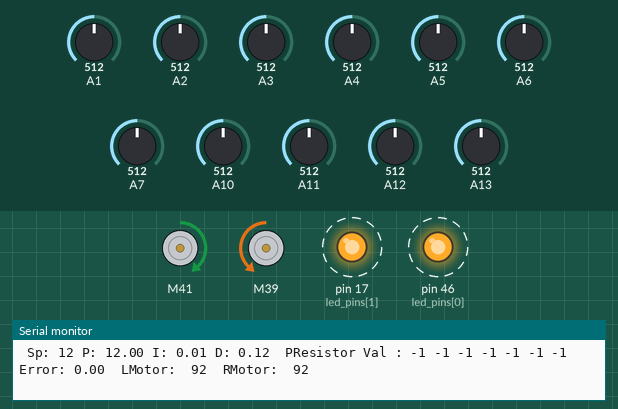
The sketch below on a simulated Arduino Mega 2560, built with avr-gcc and run on an emulated ATmega2560. On the bench: 2 × DC motor (green arrow = forward, orange = backward, longer = faster), output pins drawn as LEDs (lit = HIGH), the last lines printed to the serial monitor. Dashed ring = blinking. The inputs (shaded band) are chosen by the test bench; at power-on: A1 = 512, A12 = 512, A13 = 512, A2 = 512, A3 = 512, A4 = 512, A5 = 512, A6 = 512, A7 = 512, A10 = 512, A11 = 512.

Above: at 10.9 s.
11.0 s: A1 set to 494
At 11.44 s:
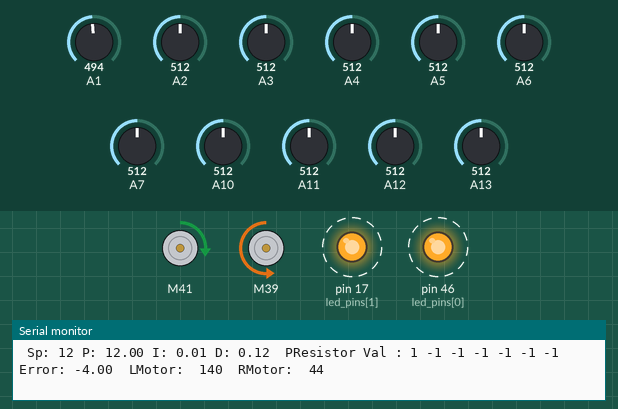
14.0 s: A12 set to 716
At 14.47 s:
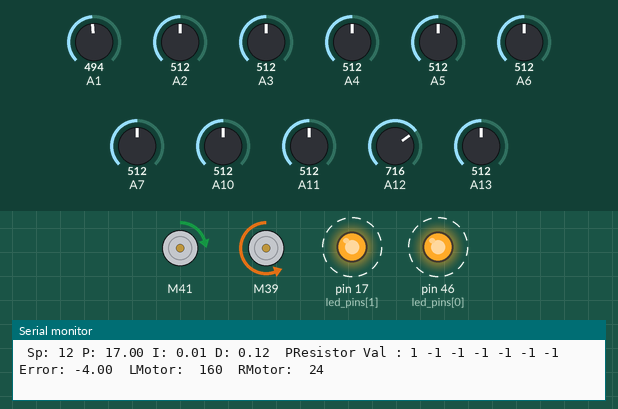
17.0 s: A13 set to 30
At 17.24 s:
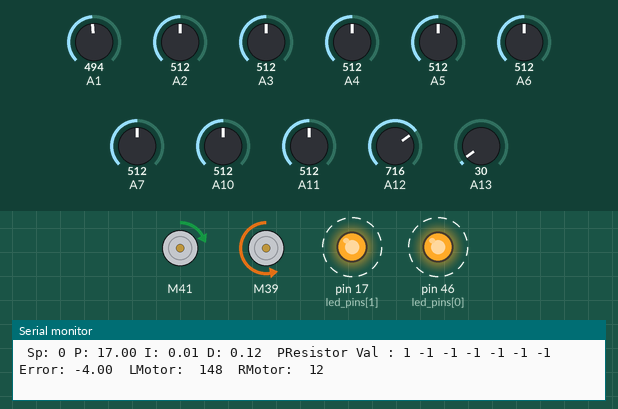
20.0 s: A2 set to 505
At 20.22 s:
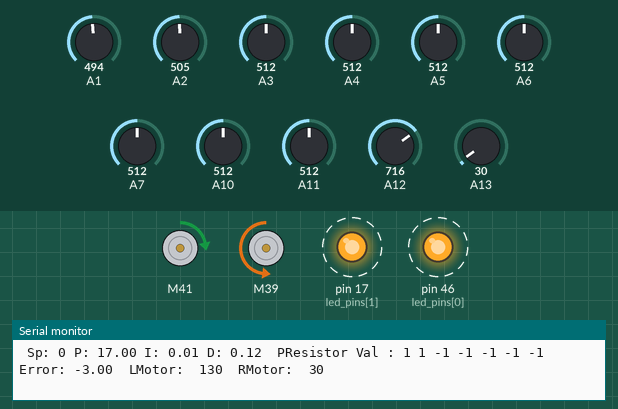
23.0 s: A1 set to 716
At 23.22 s:
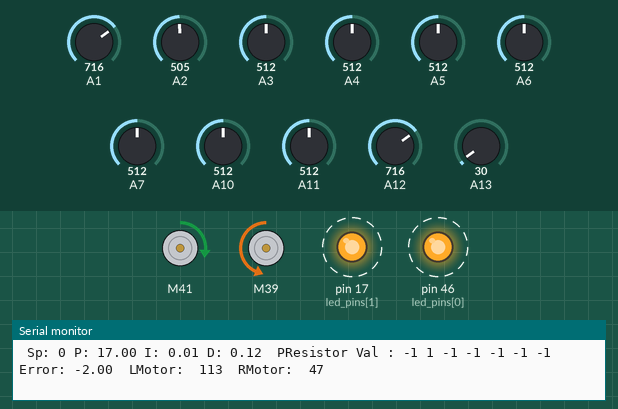
26.0 s: A13 set to 306
At 26.26 s:
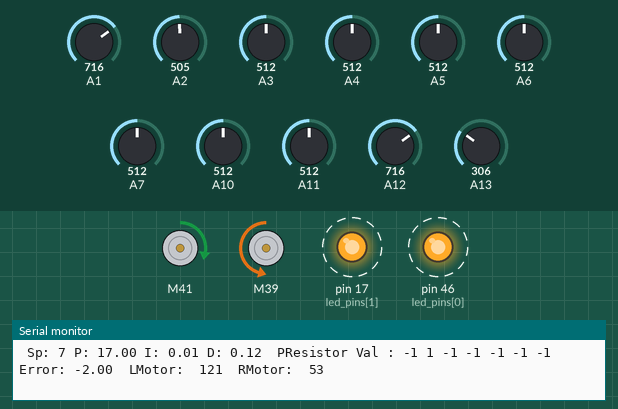
Timing chart, 0 to 30.0 s (numbered marks = the images above; inputs shaded):
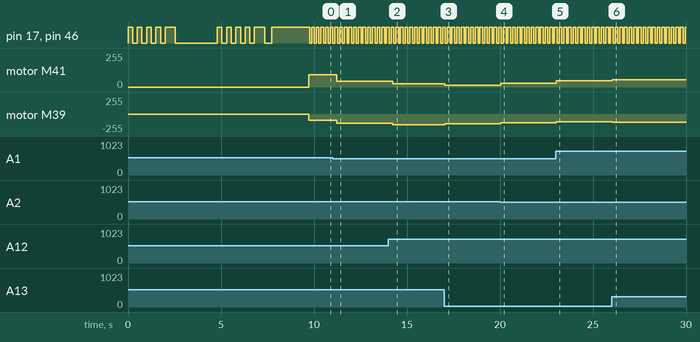

Measured:
- the behaviour switches between 512 and 511 on A1 (found by bisection; images 0 and 1)
- after the input at 11.0 s, motor M41: forward 92/255 → forward 44/255 after 0.22 s; motor M39: backward 92/255 → backward 140/255 after 0.22 s
- after the input at 14.0 s, motor M41: forward 44/255 → forward 24/255 after 0.25 s; motor M39: backward 140/255 → backward 160/255 after 0.25 s
- after the input at 17.0 s, motor M41: forward 24/255 → forward 12/255 at once; motor M39: backward 160/255 → backward 148/255 at once
- after the input at 20.0 s, motor M41: forward 12/255 → forward 30/255 at once, → forward 29/255 0.25 s later; motor M39: backward 148/255 → backward 130/255 at once, → backward 131/255 0.25 s later
- after the input at 23.0 s, motor M41: forward 29/255 → forward 47/255 at once, → forward 46/255 0.25 s later; motor M39: backward 131/255 → backward 113/255 at once, → backward 114/255 0.25 s later
- after the input at 26.0 s, motor M41: forward 46/255 → forward 53/255 at once; motor M39: backward 114/255 → backward 121/255 at once
- by itself, pin 17 (led_pins[1]), pin 46 (led_pins[0]): alternates HIGH for 0.15 s and LOW for 0.10 s

The sketch:

robotCode.ino
```cpp
/* ************************************************************************************************* */
// UCSD ECE 5 Lab 4 Code: Line Following Robot with PID
// V 4.0
// Last Modified 5/14/2025 by MingWei Yeoh, Korey Huynh, and Karcher Morris
/* ************************************************************************************************* */

// Include files needed
#include <L298NX2.h> // Using "L298N" library found through arduino library manager developed by Andrea Lombardo (https://github.com/AndreaLombardo/L298N)

// ************************************************************************************************* //
// ************************************************************************************************* //
// Change Robot Settings here

#define PRINTALLDATA        1  // Turn to 1  to prints ALL the data when changed to 1, Could be useful for debugging =)
                                // !! Turn to 0 when running robot untethered
#define NOMINALSPEED        80 // This is the base speed for both motors, can also be increased by using potentiometers

// ************************************************************************************************* //

// Taken from LEFT TO RIGHT of the robot ****** Orient yourself so that you are looking from the rear of the robot (photoresistors are farthest away from you, wheels are closest to you)
//                  Left Motors   Right motors
L298NX2 DriveMotors(  42, 41, 40,      37, 39, 38);
//                 ENA, IN1, IN2, ENB, IN3, IN4

enum Side {LEFT, RIGHT};

int LDR_Pin[] = {1,2,3,4,5,6,7};
constexpr int num_photoresistors = sizeof(LDR_Pin) / sizeof(LDR_Pin[0]);

// Potentiometer Pins
#define S_pin 13 // Pin connected to Speed potentiometer
#define P_pin 12 // Pin connected to P term potentiometer
#define I_pin 11 // Pin connected to I term potentiometer
#define D_pin 10 // Pin connected to D term potentiometer

int led_pins[] = {46, 17};
constexpr int num_leds = sizeof(led_pins) / sizeof(led_pins[0]);

// Variables for Calibration and Error Calculation
float min_values[num_photoresistors] = {};
float max_values[num_photoresistors] = {};

// For Motor Control
float lasterror = 0, sumerror = 0;


// ************************************************************************************************* //
// setup - runs once
void setup() {
  Serial.begin(9600);                            // For serial communication set up

  for (int i = 0; i < num_leds; i++)
    pinMode(led_pins[i], OUTPUT);                // Initialize all LEDs to output

  calitbrate_photoresistors();                                   // Calibrate black and white sensing

} // end setup()

// ************************************************************************************************* //
// loop - runs/loops forever
void loop() {
  int Sp = 0; // speed increase
  float kP = 0; // proportional gain
  float kI = 0; // integral gain
  float kD = 0; // derivative gain

  get_potentiometer_data(&Sp, &kP, &kI, &kD); // Read potentiometers

  int data[num_photoresistors] = {};
  get_photoresistor_data(data); // Read photoresistors

  int error = calculate_error(data);          // Calculates error

  int turn = get_pid_turn(error, kP, kI, kD);           // PID Control and Output to motors to turn

  int motor_speeds[2] = {};
  calculate_motor_values(turn, Sp, motor_speeds);          // Runs motors
  run_motors(motor_speeds);

  if (PRINTALLDATA)     // If PRINTALLDATA Enabled, Print all the data
    Print(Sp, kP, kI, kD, data, error, motor_speeds);

} // end loop()

// ************************************************************************************************* //
// function to calibrate

void calitbrate_photoresistors() {

  int num_mesurements = 20;                // set number Of Measurements to take

  calitbrate_photoresistors_helper(num_mesurements, false); // White Calibration

  set_leds(0);                                   // Turn off LEDs to indicate user to calibrate other color
  delay(2000);

  calitbrate_photoresistors_helper(num_mesurements, true);  // Black Calibration

  Serial.print("White Vals:  ");
  for (int i = 0; i < num_photoresistors; i++)
    Serial.print(String(min_values[i]) + " ");          // Print the White values that will be used by the robot
  Serial.println();

  Serial.print("Black Vals:  ");
  for (int i = 0; i < num_photoresistors; i++)
    Serial.print(String(max_values[i]) + " ");          // Print the Black values that will be used by the robot
  Serial.println();

  Serial.print("Delta Vals:  ");
  for (int i = 0; i < num_photoresistors; i++)
    Serial.print(String(max_values[i] - min_values[i]) + " ");  // Print the Difference between the White and Black valuess
  Serial.println();

  set_leds(1);                                   // Turn LEDs on
  delay(2000);

} // end calitbrate_photoresistors()

void calitbrate_photoresistors_helper(int num_measurements, boolean is_calibrating_black) {
  if (is_calibrating_black)
    Serial.println("\nCalibrating Black");
  else
    Serial.println("\nCalibrating White");
// Indicate that calibration is starting
  for (int i = 0; i < 4; i++) {
      set_leds(1); // turn the LEDs on
      delay(250); // wait
      set_leds(0); // turn the LEDs off
      delay(250); // wait
  }

  set_leds(1);
  delay(250);

  float light_data[num_photoresistors];
  for (int i = 0; i < num_measurements; i++) {
    for (int pin = 0; pin < num_photoresistors; pin++) {
      light_data[pin] += (float)analogRead(LDR_Pin[pin]);
      delay(2);
    }
    Serial.print(". ");
  }

  for (int pin = 0; pin < num_photoresistors; pin++) {
    if (is_calibrating_black) {                                   // updating cooresponding array based on if we are calibrating black or white
      max_values[pin] = round(light_data[pin] / (float)num_measurements); // take average and store for black
    }
    else {
      min_values[pin] = round(light_data[pin] / (float)num_measurements); // take average and store for white
    }
    light_data[pin] = 0.0;
  }

  Serial.println(" Done!");
  set_leds(0);
  delay(250);
}

// Set all LEDs to a certain brightness
void set_leds(int x) {
  for (int i = 0; i < num_leds; i++)
    digitalWrite(led_pins[i], x);
}

// **********Recall your Challenge #1 Code********************************************************************** //
// function to read and map values from potentiometers
void get_potentiometer_data(int* Sp_out, float* kP_out, float* kI_out, float* kD_out) {
  *Sp_out = read_potentiometer(S_pin, 0, 4095, 0, 100);
  *kP_out = read_potentiometer(P_pin, 0, 4095, 0, 100);
  *kI_out = read_potentiometer(I_pin, 0, 4095, 0, 100);
  *kD_out = read_potentiometer(D_pin, 0, 4095, 0, 100);

  *kP_out = (float)*kP_out * 1.0;
  *kI_out = (float)*kI_out * 0.001;
  *kD_out = (float)*kD_out * 0.01;

} // end get_potentiometer_data()

inline int read_potentiometer(int pin, int min_resolution, int max_resolution, int min_potentiometer, int max_potentiometer) {
  return map(analogRead(pin), min_resolution, max_resolution, min_potentiometer, max_potentiometer);
}

// **********Recall your Challenge #2 Code********************************************************************** //
// Function to read photo resistors and map from 0 to 100
void get_photoresistor_data(int* photoresistor_data_out) {
  for (int i = 0; i < num_photoresistors; i++) {
    int raw_photoresistor_data = analogRead(LDR_Pin[i]);
    photoresistor_data_out[i] = map(raw_photoresistor_data, min_values[i], max_values[i], 0, 100);
  }
} // end get_photoresistor_data()

// ************************************************************************************************* //
// Calculate error from photoresistor readings
float calculate_error(int light_data[num_photoresistors]) {
  int highest_value = -99, highest_value_index = -1;
  float average_value = 0.0;
  for (int i = 0; i < num_photoresistors; i++) {
    if (highest_value < light_data[i]) {
      highest_value = light_data[i];
      highest_value_index = (float)i;
    }
    average_value += (float)light_data[i] / (float)num_photoresistors;
  }

  int max_criteria = 1.5;
  int left_highest_index = -1, right_highest_index = -1;
  if (highest_value > max_criteria * average_value) { // Make sure that the highest_value_index is actually "seeing" a line. What happens if there is no line and we take the photoresistor that happens to have the highest value?

    // Next we assign variables to hold the index of the left and right Photoresistor that has the highest value, though we have to make sure that we aren't checking a Photoresistor that doesn't exist.
    // Ex: To the left of the left most photoresistor or the right of the right most photoresistor
    if (highest_value_index != 0)
      left_highest_index = highest_value_index - 1;
    else
      left_highest_index = highest_value_index;

    if (highest_value_index != num_photoresistors - 1)
      right_highest_index = highest_value_index + 1;
    else
      right_highest_index = highest_value_index;

    // Next we take the percentage of "line" each of our left, middle, and right photoresistors sees and then we take the average, which is our error calculation
    float numerator = (float)(light_data[left_highest_index] * left_highest_index) + (float)(light_data[highest_value_index] * highest_value_index) + (float)(light_data[right_highest_index] * right_highest_index);
    float denominator = (float)light_data[left_highest_index] + (float)light_data[highest_value_index] + (float)light_data[right_highest_index];

    float weighted_average = ((float)numerator) / denominator;

    float error = (weighted_average - num_photoresistors/2.0);
    return error;
  }
  return lasterror;
} // end calculate_error()

// ************************************************************************************************* //
// PID Function
int get_pid_turn(float error, float kP, float kI, float kD) {

  int turn = error * kP + sumerror * kI + (error - lasterror) * kD;

  if (sumerror > 5)   // prevents integrator wind-up
    sumerror = 5;
  else if (sumerror < -5)
    sumerror = -5;

  if (error == 0)     // Reset sumerror if line is centered
    sumerror = 0;

  lasterror = error;
  sumerror = sumerror + error;

  return turn;
} // end get_pid_turn()

void calculate_motor_values(int turn, int speed, int* motor_speeds_out) {
  int M1P = 0, M2P = 0; // NOTE: change at some point
  if (turn < 0) {
    M1P = -turn;
    M2P = turn;
  }
  else if (turn > 0) {
    M1P = -turn;
    M2P = turn;
  }
  else {
    M1P = 0;
    M2P = 0;
  }

  motor_speeds_out[0] = min(NOMINALSPEED + speed + M1P, 255);
  motor_speeds_out[1] = min(NOMINALSPEED + speed + M2P, 255);
}


// **********Recall your Challenge #3 Code********************************************************************** //
// function to start motors using nominal speed + speed addition from potentiometer
void run_motors(int motor_speeds[2]) {
  run_motor(LEFT, motor_speeds[1]);
  run_motor(RIGHT, motor_speeds[0]);
} // end run_motors()

// A function that commands a specified motor to move towards a given direction at a given speed
void run_motor(Side side, int speed) {
  if (side == LEFT) {
    DriveMotors.setSpeedA(abs(speed));
    if (speed > 0)                // swap direction if speed is negative
      DriveMotors.forwardA();           // sets the direction of the motor from arguments
    else
      DriveMotors.backwardA();          // sets the direction of the motor from arguments
  }
  if (side == RIGHT) {
    DriveMotors.setSpeedB(abs(speed));
    if (speed > 0)                // swap direction if speed is negative
      DriveMotors.backwardB();           // sets the direction of the motor from arguments
    else
      DriveMotors.forwardB();          // sets the direction of the motor from arguments
  }
}

// ************************************************************************************************* //
// function to print values of interest
void Print(int Sp, float kP, float kI, float kD, int light_data[num_photoresistors], float error, int motor_speeds[2]) {
  Serial.print(" Sp: " + String(Sp) + " P: " + String(kP) + " I: " + String(kI) + " D: " + String(kD) + "  PResistor Val : "); // Prints PID settings

  for (int i = 0; i < num_photoresistors; i++) { // Printing the photo resistor reading values one by one
    Serial.print(light_data[i]);
    //Serial.print(raw_photoresistors_data[i]); //Uncomment this if you would prefer to see raw photoresistor readings
    Serial.print(" ");
  }

  Serial.print(" Error: " + String(error));      // this will show the calculated error (-3 through 3)

  Serial.println("  LMotor:  " + String(motor_speeds[0]) + "  RMotor:  " + String(motor_speeds[1]));    // This prints the arduino output to each motor so you can see what the values are (0-255)
  set_leds(0);
  delay(100);                                    // just here to slow down the output for easier reading. Don't comment out or else it'll slow down the processor on the arduino
  set_leds(1);
  delay(100);

} // end Print()
```
